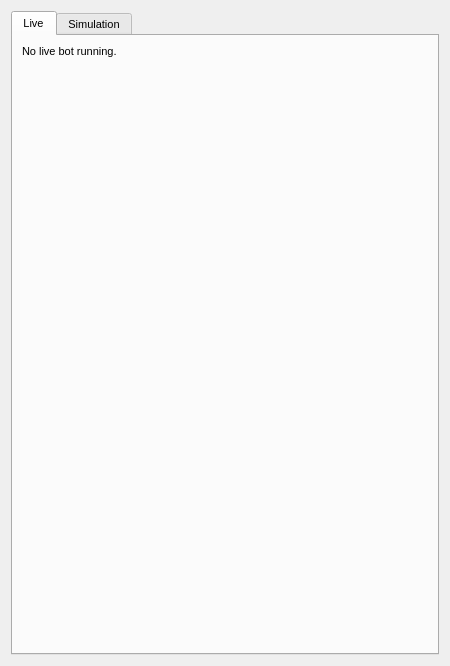
<?xml version="1.0" encoding="UTF-8"?>
<ui version="4.0">
 <class>Dialog</class>
 <widget class="QDialog" name="Dialog">
  <property name="geometry">
   <rect>
    <x>0</x>
    <y>0</y>
    <width>450</width>
    <height>666</height>
   </rect>
  </property>
  <property name="sizePolicy">
   <sizepolicy hsizetype="Expanding" vsizetype="Expanding">
    <horstretch>0</horstretch>
    <verstretch>0</verstretch>
   </sizepolicy>
  </property>
  <property name="minimumSize">
   <size>
    <width>350</width>
    <height>400</height>
   </size>
  </property>
  <property name="maximumSize">
   <size>
    <width>450</width>
    <height>900</height>
   </size>
  </property>
  <property name="font">
   <font>
    <pointsize>8</pointsize>
   </font>
  </property>
  <property name="windowTitle">
   <string>Statistics</string>
  </property>
  <layout class="QGridLayout" name="gridLayout_2">
   <item row="0" column="1">
    <widget class="QTabWidget" name="statisticsTabWidget">
     <property name="currentIndex">
      <number>0</number>
     </property>
     <widget class="QWidget" name="tab">
      <attribute name="title">
       <string>Live</string>
      </attribute>
      <layout class="QHBoxLayout" name="horizontalLayout">
       <item>
        <widget class="QLabel" name="label">
         <property name="text">
          <string>No live bot running.</string>
         </property>
         <property name="alignment">
          <set>Qt::AlignLeading|Qt::AlignLeft|Qt::AlignTop</set>
         </property>
        </widget>
       </item>
      </layout>
     </widget>
     <widget class="QWidget" name="tab_2">
      <attribute name="title">
       <string>Simulation</string>
      </attribute>
      <layout class="QHBoxLayout" name="horizontalLayout_2">
       <item>
        <widget class="QLabel" name="label_2">
         <property name="text">
          <string>No simulation bot running.</string>
         </property>
         <property name="alignment">
          <set>Qt::AlignLeading|Qt::AlignLeft|Qt::AlignTop</set>
         </property>
        </widget>
       </item>
      </layout>
     </widget>
    </widget>
   </item>
  </layout>
 </widget>
 <resources/>
 <connections/>
</ui>
